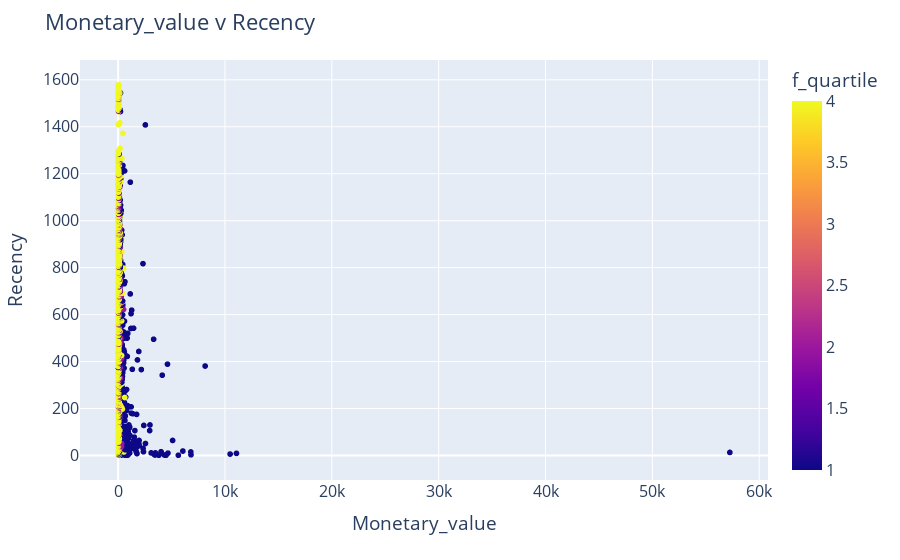

The notebook cell saved with this chart:
### Code cell
plotly_paired('monetary_value', 'recency')

### Figure 1 — Plotly figure (JSON) as saved in the notebook; plotly's stock layout.template omitted (floating-point values rounded to 4 significant figures; data arrays with more than 128 entries replaced by an {"elided": "..."} marker saying what was removed)
{"data": [{"hovertemplate": "<b>%{hovertext}</b><br><br>monetary_value=%{x}<br>recency=%{y}<br>f_quartile=%{marker.color}<extra></extra>", "hovertext": {"elided": "6119 int values"}, "legendgroup": "", "marker": {"color": {"elided": "6119 int values"}, "coloraxis": "coloraxis", "symbol": "circle"}, "mode": "markers", "name": "", "showlegend": false, "type": "scattergl", "x": {"elided": "6119 float values"}, "xaxis": "x", "y": {"elided": "6119 int values"}, "yaxis": "y"}], "layout": {"autosize": true, "coloraxis": {"colorbar": {"title": {"text": "f_quartile"}}, "colorscale": [[0, "#0d0887"], [0.1111, "#46039f"], [0.2222, "#7201a8"], [0.3333, "#9c179e"], [0.4444, "#bd3786"], [0.5556, "#d8576b"], [0.6667, "#ed7953"], [0.7778, "#fb9f3a"], [0.8889, "#fdca26"], [1, "#f0f921"]]}, "font": {"size": 16}, "legend": {"tracegroupgap": 0}, "margin": {"t": 60}, "title": {"text": "Monetary_value v Recency"}, "xaxis": {"anchor": "y", "autorange": true, "domain": [0, 1], "range": [-3409.0, 60660.0], "title": {"text": "Monetary_value"}, "type": "linear"}, "yaxis": {"anchor": "x", "autorange": true, "domain": [0, 1], "range": [-121.2, 1701.0], "title": {"text": "Recency"}, "type": "linear"}}}
